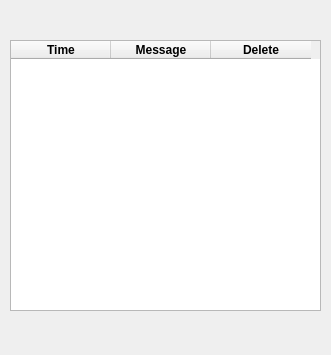
<?xml version="1.0" encoding="UTF-8"?>
<ui version="4.0">
 <class>Phone</class>
 <widget class="QWidget" name="Phone">
  <property name="geometry">
   <rect>
    <x>0</x>
    <y>0</y>
    <width>331</width>
    <height>355</height>
   </rect>
  </property>
  <property name="windowTitle">
   <string>Phone</string>
  </property>
  <widget class="QTableWidget" name="tableWidget_phone">
   <property name="geometry">
    <rect>
     <x>10</x>
     <y>40</y>
     <width>311</width>
     <height>271</height>
    </rect>
   </property>
   <column>
    <property name="text">
     <string>Time</string>
    </property>
    <property name="font">
     <font>
      <weight>75</weight>
      <bold>true</bold>
     </font>
    </property>
   </column>
   <column>
    <property name="text">
     <string>Message</string>
    </property>
    <property name="font">
     <font>
      <weight>75</weight>
      <bold>true</bold>
     </font>
    </property>
   </column>
   <column>
    <property name="text">
     <string>Delete</string>
    </property>
    <property name="font">
     <font>
      <weight>75</weight>
      <bold>true</bold>
     </font>
    </property>
   </column>
  </widget>
 </widget>
 <resources/>
 <connections/>
</ui>
